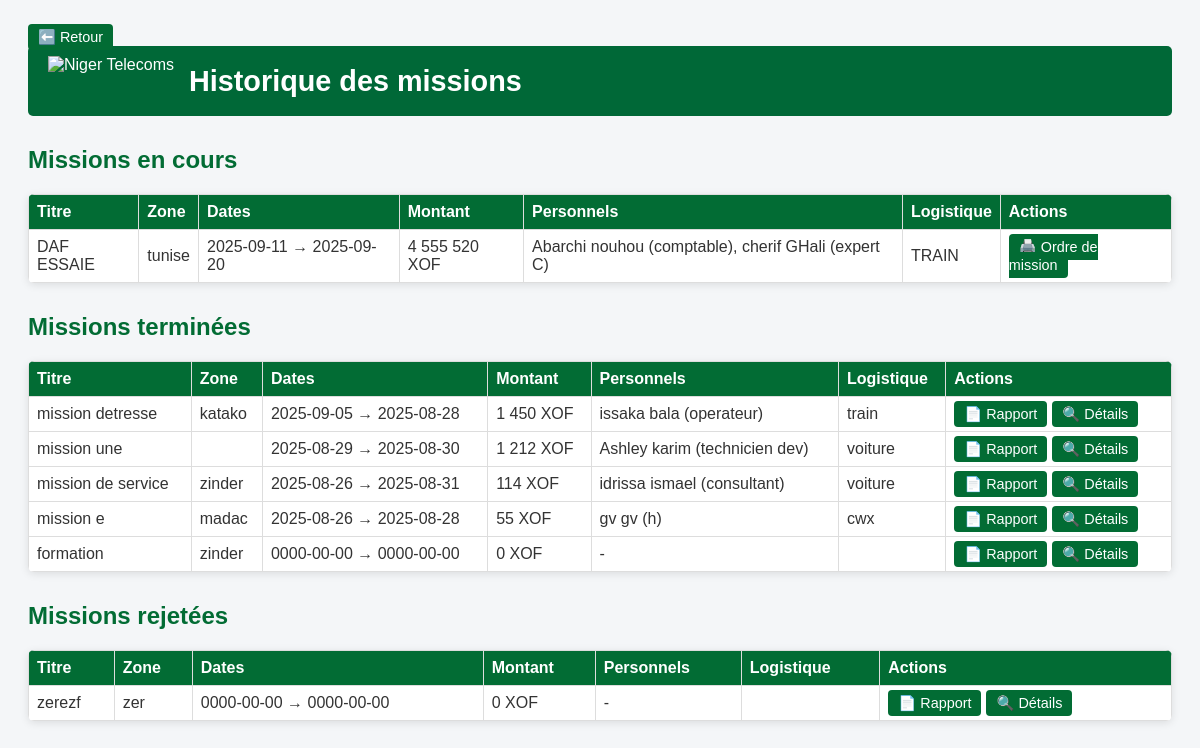
Page /liste_ordres.php (signed in) on the committed database.
### tables this page shows
CREATE TABLE `missions` (
  `id` int(11) NOT NULL,
  `titre` varchar(255) NOT NULL,
  `description` text NOT NULL,
  `type_mission` varchar(100) NOT NULL,
  `zone_mission` varchar(100) NOT NULL,
  `logistique` text DEFAULT NULL,
  `date_debut` date NOT NULL,
  `date_fin` date NOT NULL,
  `propose_par` int(11) NOT NULL,
  `statut` enum('En attente','En attente Manager','En attente validation DG','En cours','Lancée','Pris en charge par DF','Pris en charge par RH','Validée par DG','Rejetée') NOT NULL DEFAULT 'En attente',
  `montant_prevu` decimal(15,2) DEFAULT 0.00,
  `montant_utilise` decimal(15,2) DEFAULT 0.00,
  `manager_validation` tinyint(1) DEFAULT NULL,
  `dir_service_validation` tinyint(1) DEFAULT NULL,
  `dg_validation` tinyint(1) DEFAULT NULL,
  `lancement` tinyint(1) DEFAULT 0,
  `commentaire_manager` text DEFAULT NULL,
  `rh_preparer` tinyint(1) DEFAULT NULL,
  `df_validation` tinyint(4) DEFAULT NULL,
  `signature_manager` varchar(255) DEFAULT NULL,
  `commentaire_dir` text DEFAULT NULL,
  `signature_dir` varchar(255) DEFAULT NULL,
  `commentaire_dg` text DEFAULT NULL,
  `signature_dg` varchar(255) DEFAULT NULL,
  `commentaire_rh` text DEFAULT NULL,
  `df_valide` tinyint(1) DEFAULT 0,
  `commentaire_df` text DEFAULT NULL,
  `personnels` text DEFAULT NULL,
  `service_id` int(11) DEFAULT NULL,
  `date_proposition` datetime NOT NULL DEFAULT current_timestamp(),
  `df_preparer` tinyint(1) DEFAULT NULL,
  `dg_valide_final` tinyint(1) DEFAULT NULL
);

### liste_ordres.php (the view, shortened to what this page needs)
<?php
require 'config.php';
$today = date('Y-m-d');
$stmt = $pdo->query("SELECT * FROM missions ORDER BY date_debut DESC");
$missions = $stmt->fetchAll(PDO::FETCH_ASSOC);
$missionsEnCours = [];
$missionsTerminees = [];
$missionsRejetees = [];
foreach ($missions as $m) {
    if ($m['statut'] === 'Rejetée') {
        $missionsRejetees[] = $m;
    } elseif ($m['date_fin'] !== null && $m['date_fin'] < $today) {
        $missionsTerminees[] = $m;
    } else {
        $missionsEnCours[] = $m;
    }
}
function getPersonnelsInfo($pdo, $ids_str) {
    if(empty($ids_str)) return '-';
    $ids = array_map('intval', explode(',', $ids_str));
    $placeholders = implode(',', array_fill(0, count($ids), '?'));
    $stmt = $pdo->prepare("SELECT nom, prenom, poste FROM personnels WHERE id IN ($placeholders) ORDER BY nom");
    $stmt->execute($ids);
    $res = [];
    foreach($stmt->fetchAll(PDO::FETCH_ASSOC) as $p){
        $res[] = htmlspecialchars($p['nom'].' '.$p['prenom'].' ('.$p['poste'].')');
    }
    return implode(', ', $res);
}
function renderTable($missions, $title, $showOrdre=false, $showRapport=false) {
    global $pdo;
    echo "<h2>$title</h2>";
    echo "<table>";
    echo "<tr>
            <th>Titre</th>
            <th>Zone</th>
            <th>Dates</th>
            <th>Montant</th>
            <th>Personnels</th>
            <th>Logistique</th>
            <th>Actions</th>
          </tr>";
    foreach($missions as $m) {
        echo "<tr>";
        echo "<td>".htmlspecialchars($m['titre'])."</td>";
        echo "<td>".htmlspecialchars($m['zone_mission'])."</td>";
        echo "<td>{$m['date_debut']} → {$m['date_fin']}</td>";
        echo "<td>".number_format($m['montant_prevu'],0,',',' ')." XOF</td>";
        echo "<td>".getPersonnelsInfo($pdo,$m['personnels'])."</td>";
        echo "<td>".htmlspecialchars($m['logistique'])."</td>";
        echo "<td>";
        if($showOrdre) {
            echo "<a class='btn' href='ordre_mission.php?id={$m['id']}' target='_blank'>🖨️ Ordre de mission</a>";
        }
        if($showRapport) {
            echo "<a class='btn' href='rapport_missions.php?id={$m['id']}' target='_blank'>📄 Rapport</a>";
            echo "<a class='btn' href='detail_mission.php?id={$m['id']}'>🔍 Détails</a>";
        }
        echo "</td>";
        echo "</tr>";
    }
    echo "</table>";
}
?>
<!DOCTYPE html>
<html lang="fr">
<head>
</head>
<a href="dashboard.php" class="btn">⬅️ Retour</a>
<body>
<header>
    <img src="images/logo.jpg" alt="Niger Telecoms">
    <h1>Historique des missions</h1>
</header>
<?php
renderTable($missionsEnCours, "Missions en cours", true, false);
renderTable($missionsTerminees, "Missions terminées", false, true);
?>
</body>
</html>

### liste_ordres.php (style rules this page uses)
body { font-family: Arial; padding:20px; background:#f4f6f8; color:#333; }
header { display:flex; align-items:center; background:#006837; color:#fff; padding:10px 20px; border-radius:5px; margin-bottom:20px; }
header img { height:50px; margin-right:15px; }
header h1 { font-size:1.8rem; margin:0; flex-grow:1; }
h2 { color:#026c34; margin-top:30px; }
table { width:100%; border-collapse: collapse; background:#fff; border-radius:6px; overflow:hidden; box-shadow:0 2px 8px rgba(0,0,0,0.1); margin-bottom:30px; }
th, td { border:1px solid #ddd; padding:8px; text-align:left; }
th { background:#026c34; color:white; }
a.btn { padding:5px 10px; background:#026c34; color:white; text-decoration:none; border-radius:4px; margin-right:5px; font-size:0.9rem; }

### rows in the picture
missions: titre "DAF ESSAIE", zone_mission "tunise", date_debut "2025-09-11", date_fin "2025-09-20", montant_prevu "4 555 520", personnels "Abarchi nouhou (comptable), cherif GHali (expert C)", logistique "TRAIN"
missions: titre "mission detresse", zone_mission "katako", date_debut "2025-09-05", date_fin "2025-08-28", montant_prevu "1 450", personnels "issaka bala (operateur)", logistique "train"
missions: titre "mission une", date_debut "2025-08-29", date_fin "2025-08-30", montant_prevu "1 212", personnels "Ashley karim (technicien dev)", logistique "voiture"
missions: titre "mission de service", zone_mission "zinder", date_debut "2025-08-26", date_fin "2025-08-31", montant_prevu "114", personnels "idrissa ismael (consultant)", logistique "voiture"
missions: titre "mission e", zone_mission "madac", date_debut "2025-08-26", date_fin "2025-08-28", montant_prevu "55", personnels "gv gv (h)", logistique "cwx"
missions: titre "formation", zone_mission "zinder", date_debut "0000-00-00", date_fin "0000-00-00", montant_prevu "0", personnels "-"
missions: titre "zerezf", zone_mission "zer", date_debut "0000-00-00", date_fin "0000-00-00", montant_prevu "0", personnels "-"

### other values in the picture
$title "Missions en cours Missions terminées Missions rejetées"
